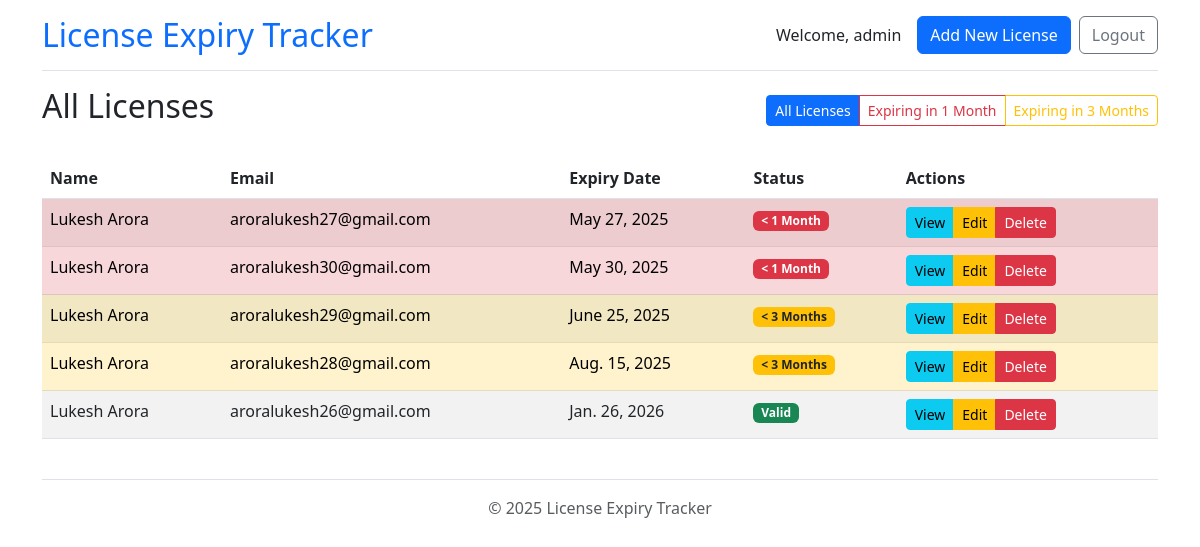
The app's page / (signed in), older data.
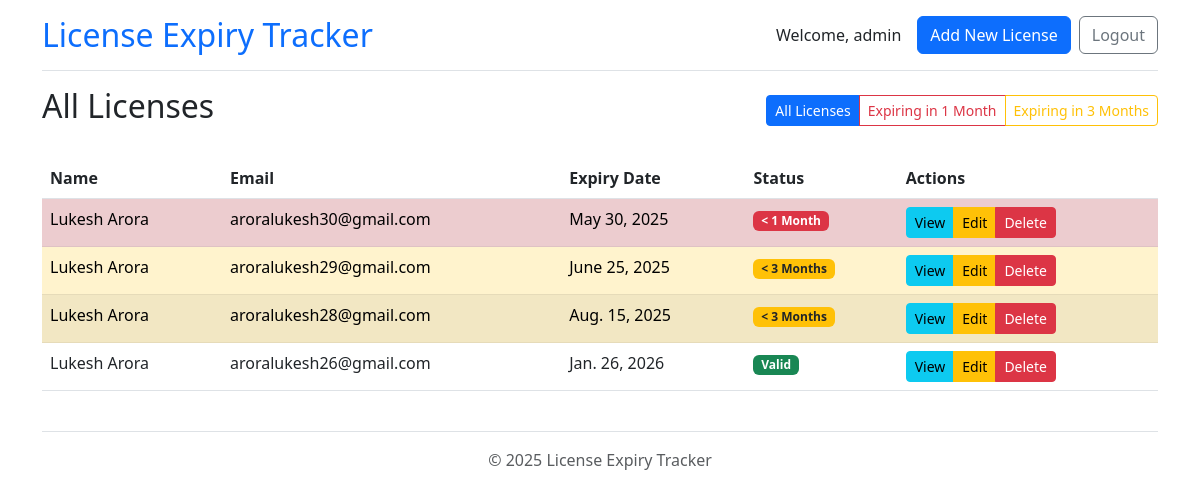
The same page, newer data.
### app/models.py (models this page shows, shortened)
class License(models.Model):
    first_name = models.CharField(max_length=100)
    last_name = models.CharField(max_length=100)
    email = models.EmailField(max_length=254)
    expiry_date = models.DateField()
    front_photo = models.FileField(upload_to="license_photos/", blank=True, null=True)
    back_photo = models.FileField(upload_to="license_photos/", blank=True, null=True)
    created_at = models.DateTimeField(auto_now_add=True)
    updated_at = models.DateTimeField(auto_now=True)
    @property
    def is_expired(self):
        return self.expiry_date < timezone.now().date()
    @property
    def expires_within_month(self):
        today = timezone.now().date()
        thirty_days_later = today + timezone.timedelta(days=30)
        return today <= self.expiry_date <= thirty_days_later
    @property
    def expires_within_three_months(self):
        today = timezone.now().date()
        ninety_days_later = today + timezone.timedelta(days=90)
        thirty_days_later = today + timezone.timedelta(days=30)
        return today <= self.expiry_date <= ninety_days_later and self.expiry_date > thirty_days_later

### app/views.py (the view, shortened to what this page needs)
# urls.py: path('', views.home, name='home'),
@login_required(login_url='login')
def home(request):
    filter_type = request.GET.get('filter', 'all')
    if filter_type == 'expires_month':
        today = timezone.now().date()
        thirty_days_later = today + timezone.timedelta(days=30)
        licenses = License.objects.filter(
            expiry_date__gte=today,
            expiry_date__lte=thirty_days_later
        ).order_by('expiry_date')
        filter_title = "Licenses Expiring Within 1 Month"
    else:
        licenses = License.objects.all().order_by('expiry_date')
        filter_title = "All Licenses"
    context = {
        'licenses': licenses,
        'filter_type': filter_type,
        'filter_title': filter_title
    }
    return render(request, 'app/home.html', context)

### app/templates/app/home.html (shortened to what this page needs)
{% extends 'app/base.html' %}
{% block content %}
<div class="row">
    <div class="col-12">
        <div class="d-flex flex-column flex-md-row justify-content-between align-items-md-center mb-4">
            <h2>{{ filter_title }}</h2>
            <div class="btn-group mt-3 mt-md-0">
                <a href="{% url 'home' %}" class="btn btn-sm {% if filter_type == 'all' %}btn-primary{% else %}btn-outline-primary{% endif %}">All Licenses</a>
                <a href="{% url 'home' %}?filter=expires_month" class="btn btn-sm {% if filter_type == 'expires_month' %}btn-danger{% else %}btn-outline-danger{% endif %}">Expiring in 1 Month</a>
                <a href="{% url 'home' %}?filter=expires_three_months" class="btn btn-sm {% if filter_type == 'expires_three_months' %}btn-warning{% else %}btn-outline-warning{% endif %}">Expiring in 3 Months</a>
            </div>
        </div>
        {% if licenses %}
            <div class="table-responsive">
                <table class="table table-striped table-hover">
                    <thead>
                        <tr>
                            <th>Name</th>
                            <th class="d-none d-md-table-cell">Email</th>
                            <th>Expiry Date</th>
                            <th>Status</th>
                            <th>Actions</th>
                        </tr>
                    </thead>
                    <tbody>
                        {% for license in licenses %}
                            <tr class="{% if license.is_expired %}expired{% endif %} {% if license.expires_within_month %}table-danger{% elif license.expires_within_three_months %}table-warning{% endif %}">
                                <td>{{ license.first_name }} {{ license.last_name }}</td>
                                <td class="d-none d-md-table-cell">{{ license.email }}</td>
                                <td>{{ license.expiry_date }}</td>
                                <td>
                                    {% if license.is_expired %}
                                        <span class="badge bg-danger">Expired</span>
                                    {% elif license.expires_within_month %}
                                        <span class="badge bg-danger">< 1 Month</span>
                                    {% elif license.expires_within_three_months %}
                                        <span class="badge bg-warning text-dark">< 3 Months</span>
                                    {% else %}
                                        <span class="badge bg-success">Valid</span>
                                    {% endif %}
                                </td>
                                <td>
                                    <div class="btn-group" role="group">
                                        <a href="{% url 'license_detail' license.pk %}" class="btn btn-sm btn-info">
                                            <span class="d-none d-md-inline">View</span>
                                        </a>
                                        <a href="{% url 'license_update' license.pk %}" class="btn btn-sm btn-warning">
                                            <span class="d-none d-md-inline">Edit</span>
                                        </a>
                                        <a href="{% url 'license_delete' license.pk %}" class="btn btn-sm btn-danger">
                                            <span class="d-none d-md-inline">Delete</span>
                                        </a>
                                    </div>
                                </td>
                            </tr>
                        {% endfor %}
                    </tbody>
                </table>
            </div>
        {% endif %}
    </div>
</div>
{% endblock %}

### app/templates/app/base.html (shortened to what this page needs)
<!DOCTYPE html>
<html lang="en">
<head>
    <link href="https://cdn.jsdelivr.net/npm/bootstrap@5.3.0/dist/css/bootstrap.min.css" rel="stylesheet">
</head>
<body>    <div class="container">
        <header class="pb-3 mb-3 border-bottom">
            <div class="d-flex flex-column flex-sm-row justify-content-between align-items-center">
                <h1 class="h2 mb-2 mb-sm-0"><a href="{% url 'home' %}" class="text-decoration-none">License Expiry Tracker</a></h1>
                <div class="d-flex align-items-center">
                    {% if user.is_authenticated %}
                        <span class="me-3 d-none d-md-block">Welcome, {{ user.username }}</span>
                        <a href="{% url 'license_create' %}" class="btn btn-primary btn-responsive me-2">Add New License</a>
                        <a href="{% url 'logout' %}" class="btn btn-outline-secondary btn-responsive">Logout</a>
                    {% else %}
                        <a href="{% url 'login' %}" class="btn btn-outline-primary btn-responsive">Login</a>
                    {% endif %}
                </div>
            </div>
        </header>
        <main>
            {% block content %}
            {% endblock %}
        </main>
        <footer class="pt-3 my-4 text-muted border-top">
            <p class="text-center">&copy; {% now "Y" %} License Expiry Tracker</p>
        </footer>
    </div>
</body>
</html>

### app/templates/app/base.html (style rules this page uses)
body { padding-top: 1rem; padding-bottom: 1rem; }

Row changes from the older to the newer data that the page shows:
removed License: first_name "Lukesh", last_name "Arora", email "aroralukesh27@gmail.com", expiry_date "May 27, 2025", shows "< 1 Month"
